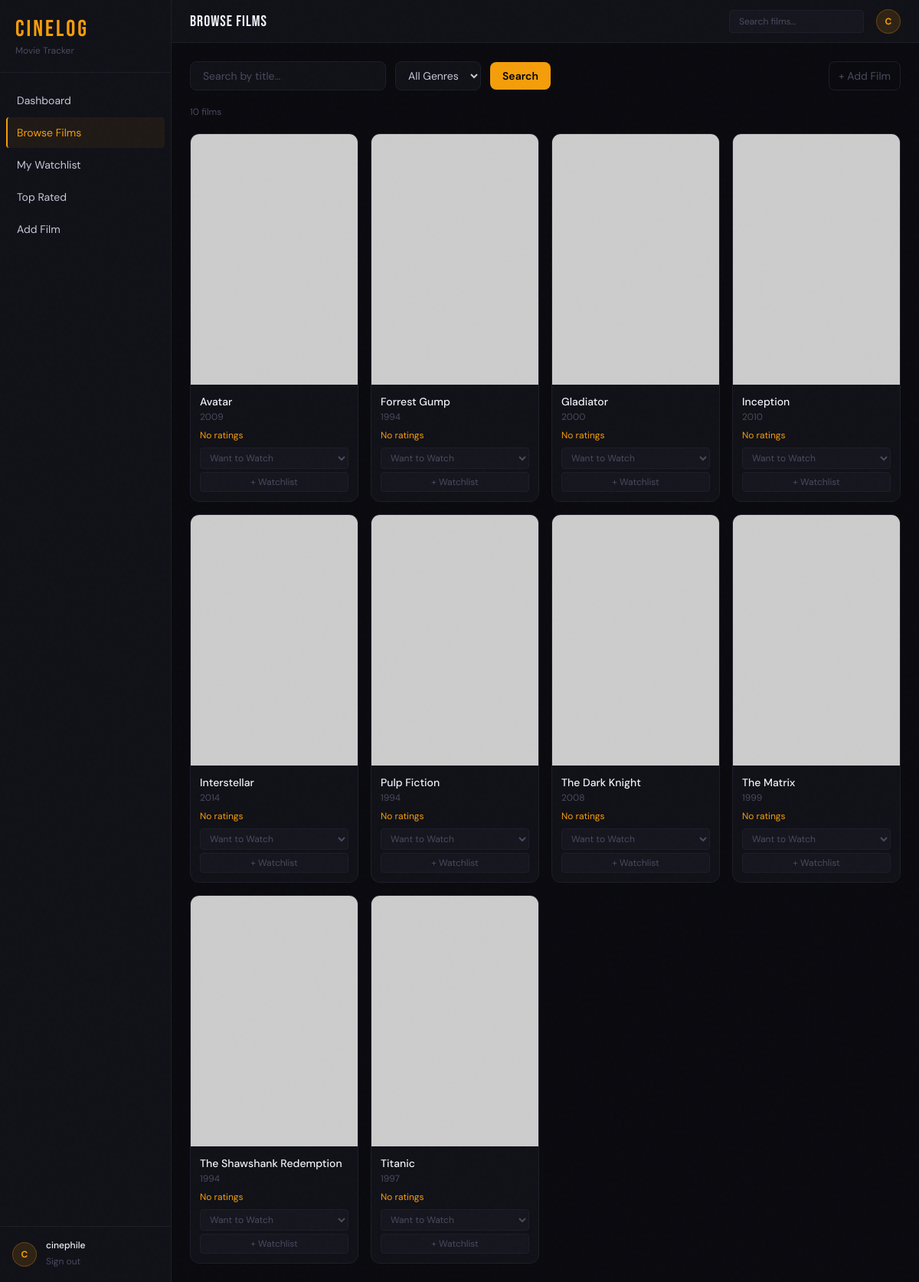
The page /movies.php (signed in) on the database as committed earlier.
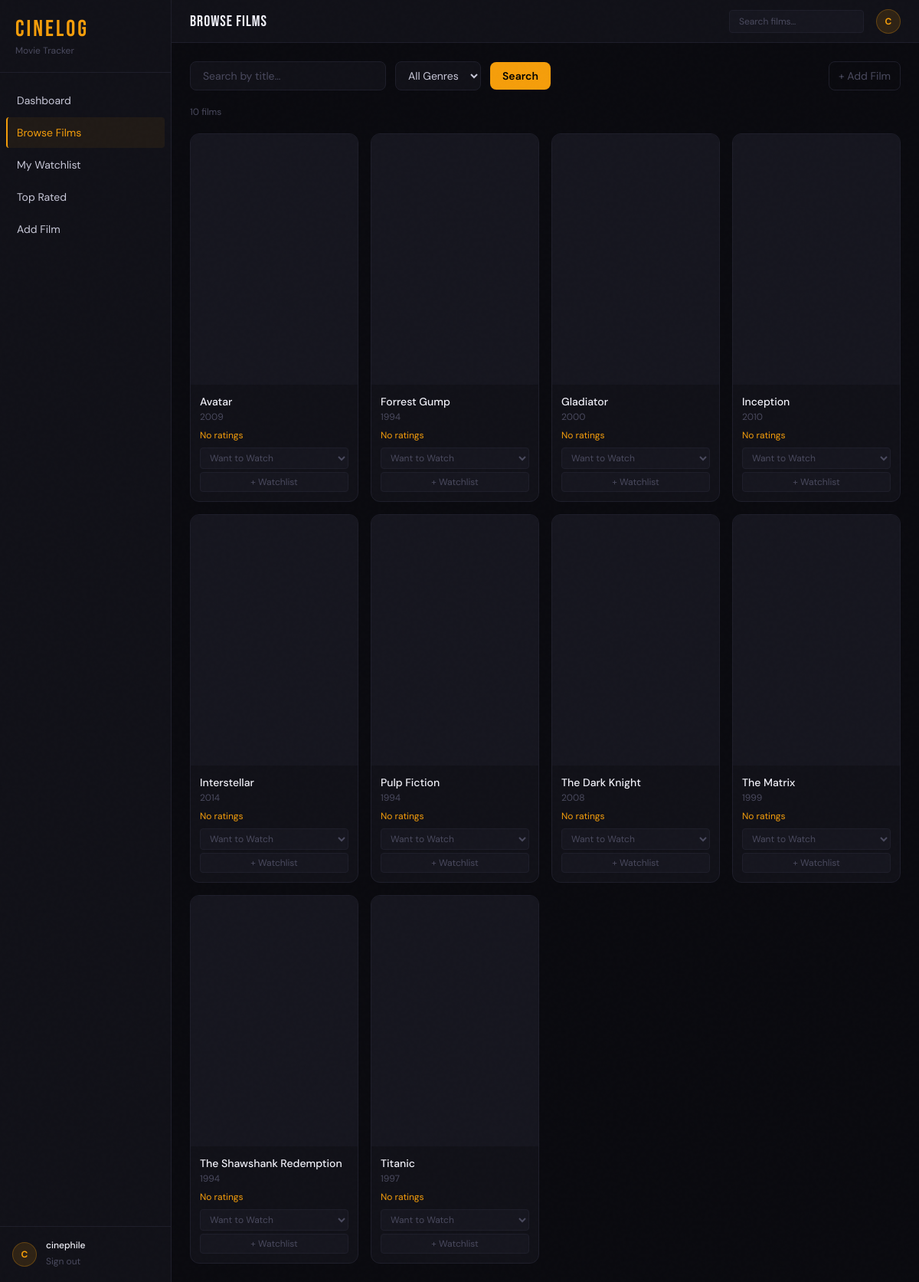
The same page on the database as committed later.
### tables this page shows
CREATE TABLE Movies (
    movie_id        INT AUTO_INCREMENT PRIMARY KEY,
    title           VARCHAR(200) NOT NULL,
    release_year    YEAR,
    duration_mins   INT,
    language        VARCHAR(50),
    poster_url      VARCHAR(500),
    created_at      DATETIME DEFAULT CURRENT_TIMESTAMP
);

### includes/helpers.php (called while the page is built, shortened)
<?php
function is_logged_in(): bool
{
    return !empty($_SESSION['user_id']);
}
function current_user(): array
{
    return [
        'id' => $_SESSION['user_id'] ?? null,
        'username' => $_SESSION['username'] ?? null,
    ];
}

### includes/db.php (called while the page is built, shortened)
<?php
function db_connect()
{
    static $conn = null;
    if ($conn === null) {
        $conn = new mysqli(DB_HOST, DB_USER, DB_PASS, DB_NAME);
        $conn->set_charset('utf8mb4');
    }
    return $conn;
}
function get_param_types(array $params): string
{
    $types = '';
    foreach ($params as $param) {
        if (is_int($param)) {
            $types .= 'i';
        } elseif (is_float($param)) {
            $types .= 'd';
        } else {
            $types .= 's';
        }
    }
    return $types;
}
function ref_values(array &$arr): array
{
    $refs = [];
    foreach ($arr as $key => $value) {
        $refs[$key] = &$arr[$key];
    }
    return $refs;
}
function db_prepare(string $sql, array $params = [])
{
    $conn = db_connect();
    $stmt = $conn->prepare($sql);
    if (!empty($params)) {
        $types = get_param_types($params);
        call_user_func_array([$stmt, 'bind_param'], array_merge([$types], ref_values($params)));
    }
    return $stmt;
}
function db_fetch_all(string $sql, array $params = []): array
{
    $stmt = db_prepare($sql, $params);
    $stmt->execute();
    $result = $stmt->get_result();
    $rows = $result->fetch_all(MYSQLI_ASSOC);
    return $rows ?: [];
}

### movies.php (the view, shortened to what this page needs)
<?php
$q = trim($_GET['q'] ?? '');
$params = [$_SESSION['user_id']];
$sql = "SELECT DISTINCT m.movie_id, m.title, m.release_year, m.duration_mins, m.language, m.poster_url, ROUND(AVG(r.score),1) AS avg_score, COUNT(DISTINCT r.rating_id) AS rating_count, w.status AS my_status FROM Movies m LEFT JOIN Ratings r ON r.movie_id = m.movie_id LEFT JOIN Watchlist w ON w.movie_id = m.movie_id AND w.user_id = ? LEFT JOIN MovieGenres mg ON mg.movie_id = m.movie_id LEFT JOIN Genres g ON g.genre_id = mg.genre_id WHERE 1=1";
$sql .= ' GROUP BY m.movie_id ORDER BY m.title';
$movies = db_fetch_all($sql, $params);
$pageHeading = 'Browse Films';
include __DIR__ . '/partials/header.php';
?>
<div class="space-y-5" x-data="{ addModal: false, selectedMovie: null }">
  <div class="flex items-center gap-3">
    <form method="get" class="flex items-center gap-3 flex-1">
      <input name="q" value="<?= htmlspecialchars($q) ?>" placeholder="Search by title…"
             class="bg-[#111118] border border-[#1e1e2a] rounded-lg px-4 py-2 text-sm text-[#c8c8d8] placeholder-[#4a4a5e] focus:outline-none focus:border-[#f59e0b66] w-64 transition-colors" />
      <select name="genre"
              class="bg-[#111118] border border-[#1e1e2a] rounded-lg px-3 py-2 text-sm text-[#c8c8d8] focus:outline-none focus:border-[#f59e0b66] transition-colors">
        <option value="">All Genres</option>
      </select>
      <button type="submit" class="bg-[#f59e0b] hover:bg-[#d97706] text-black text-sm font-semibold px-4 py-2 rounded-lg transition-colors">Search</button>
    </form>
    <a href="add_movie.php" class="flex items-center gap-2 text-sm text-[#4a4a5e] hover:text-[#f59e0b] transition-colors border border-[#1e1e2a] hover:border-[#f59e0b44] rounded-lg px-3 py-2">+ Add Film</a>
  </div>
  <p class="text-xs text-[#4a4a5e]"><?= count($movies) ?> film<?= count($movies) !== 1 ? 's' : '' ?></p>
  <?php if (count($movies)): ?>
    <div class="grid grid-cols-2 md:grid-cols-3 lg:grid-cols-4 xl:grid-cols-5 gap-4">
      <?php foreach ($movies as $m): ?>
        <div class="poster-hover bg-[#111118] border border-[#1e1e2a] rounded-xl overflow-hidden group">
          <a href="movie.php?id=<?= $m['movie_id'] ?>">
            <div class="aspect-[2/3] bg-[#16161f] flex items-center justify-center overflow-hidden">
              <?php if ($m['poster_url']): ?>
                <img src="<?= htmlspecialchars($m['poster_url']) ?>" alt="<?= htmlspecialchars($m['title']) ?>" class="w-full h-full object-cover" onerror="this.style.display='none'" />
              <?php else: ?>
                <div class="flex flex-col items-center gap-2 text-[#4a4a5e] p-4"><span class="text-4xl">🎬</span><span class="text-xs text-center font-medium"><?= htmlspecialchars(mb_strimwidth($m['title'], 0, 20, '...')) ?></span></div>
              <?php endif; ?>
            </div>
          </a>
          <div class="p-3">
            <a href="movie.php?id=<?= $m['movie_id'] ?>" class="text-sm font-medium text-[#f0f0f8] hover:text-[#f59e0b] transition-colors line-clamp-1 block"><?= htmlspecialchars($m['title']) ?></a>
            <p class="text-xs text-[#4a4a5e] mt-0.5"><?= $m['release_year'] ?: '—' ?></p>
            <div class="flex items-center justify-between mt-2">
              <span class="text-xs text-[#f59e0b]"><?= $m['avg_score'] ? '⭐ ' . htmlspecialchars($m['avg_score']) : 'No ratings' ?></span>
            </div>
            <form action="watchlist_add.php" method="post" class="mt-2">
              <select name="status" class="w-full bg-[#16161f] border border-[#1e1e2a] text-[#4a4a5e] text-xs rounded px-2 py-1 focus:outline-none focus:border-[#f59e0b44] mb-1">
                <option value="want_to_watch">Want to Watch</option>
              </select>
              <button type="submit" class="w-full bg-[#16161f] hover:bg-[#f59e0b22] border border-[#1e1e2a] hover:border-[#f59e0b44] text-[#4a4a5e] hover:text-[#f59e0b] text-xs py-1 rounded transition-colors">+ Watchlist</button>
            </form>
          </div>
        </div>
      <?php endforeach; ?>
    </div>
  <?php endif; ?>
</div>
<?php include __DIR__ . '/partials/footer.php'; ?>

### partials/header.php (shortened to what this page needs)
<?php
$currentPage = basename($_SERVER['PHP_SELF']);
$user = current_user();
?>
<!DOCTYPE html>
<html lang="en" class="h-full">
<head>
  <script src="https://cdn.tailwindcss.com"></script>
</head>
<body class="film-grain bg-[#0a0a0f] text-[#c8c8d8] h-full font-body" x-data="{ sidebarOpen: true }">
<?php if (is_logged_in()): ?>
<div class="flex h-screen overflow-hidden">
  <aside class="w-56 flex-shrink-0 bg-[#111118] border-r border-[#1e1e2a] flex flex-col">
    <div class="px-5 py-5 border-b border-[#1e1e2a]">
      <span class="font-display text-3xl text-[#f59e0b] tracking-widest">CINELOG</span>
      <p class="text-xs text-[#4a4a5e] mt-0.5">Movie Tracker</p>
    </div>
    <nav class="flex-1 px-2 py-4 space-y-0.5">
      <?php $links = [
        ['href' => 'dashboard.php',   'label' => 'Dashboard'],
        ['href' => 'movies.php',      'label' => 'Browse Films'],
        ['href' => 'watchlist.php',   'label' => 'My Watchlist'],
        ['href' => 'leaderboard.php', 'label' => 'Top Rated'],
        ['href' => 'add_movie.php',   'label' => 'Add Film'],
      ]; ?>
      <?php foreach ($links as $link): ?>
        <a href="<?= $link['href'] ?>"
           class="nav-link <?= $currentPage === basename($link['href']) ? 'active' : '' ?> flex items-center gap-3 px-3 py-2.5 rounded text-sm text-[#c8c8d8] hover:text-[#f59e0b] hover:bg-[#f59e0b11] transition-colors border-l-2 border-transparent">
          <?= htmlspecialchars($link['label']) ?>
        </a>
      <?php endforeach; ?>
    </nav>
    <div class="px-4 py-4 border-t border-[#1e1e2a]">
      <div class="flex items-center gap-3">
        <div class="w-8 h-8 rounded-full bg-[#f59e0b22] border border-[#f59e0b44] flex items-center justify-center">
          <span class="text-[#f59e0b] text-xs font-bold"><?= strtoupper(substr($user['username'] ?? 'U', 0, 1)) ?></span>
        </div>
        <div class="flex-1 min-w-0">
          <p class="text-xs font-medium text-[#f0f0f8] truncate"><?= htmlspecialchars($user['username'] ?? '') ?></p>
          <a href="logout.php" class="text-xs text-[#4a4a5e] hover:text-[#f59e0b] transition-colors">Sign out</a>
        </div>
      </div>
    </div>
  </aside>
  <div class="flex-1 flex flex-col min-w-0 overflow-hidden">
    <header class="flex-shrink-0 h-14 bg-[#111118] border-b border-[#1e1e2a] flex items-center justify-between px-6">
      <h1 class="font-display text-xl tracking-wider text-[#f0f0f8]"><?= htmlspecialchars($pageHeading ?? '') ?></h1>
      <div class="flex items-center gap-4">
        <form action="movies.php" method="get" class="flex items-center">
          <input name="q" placeholder="Search films…" class="bg-[#16161f] border border-[#1e1e2a] rounded px-3 py-1.5 text-xs text-[#c8c8d8] placeholder-[#4a4a5e] focus:outline-none focus:border-[#f59e0b44] w-44 transition-colors" />
        </form>
        <div class="w-8 h-8 rounded-full bg-[#f59e0b22] border border-[#f59e0b44] flex items-center justify-center">
          <span class="text-[#f59e0b] text-xs font-bold"><?= strtoupper(substr($user['username'] ?? 'U', 0, 1)) ?></span>
        </div>
      </div>
    </header>
    <main class="flex-1 overflow-y-auto p-6">
<?php endif; ?>

### partials/footer.php (shortened to what this page needs)
    </main>
  </div>
</div>
</body>
</html>

### partials/header.php (style rules this page uses)
body { font-family: 'DM Sans', sans-serif; }
.font-display { font-family: 'Bebas Neue', sans-serif; }
.nav-link.active { color: #f59e0b; border-left: 2px solid #f59e0b; background: #f59e0b11; }
.film-grain::before { content:''; position:fixed; inset:0; pointer-events:none; z-index:999; opacity: 0.4; }
.poster-hover { transition: transform .2s ease, box-shadow .2s ease; }

Rows that differ between the two databases and show on the page:
changed movies "Avatar": poster_url: picture removed
changed movies "Forrest Gump": poster_url: picture removed
changed movies "Gladiator": poster_url: picture removed
changed movies "Inception": poster_url: picture removed
changed movies "Interstellar": poster_url: picture removed
changed movies "Pulp Fiction": poster_url: picture removed
changed movies "The Dark Knight": poster_url: picture removed
changed movies "The Matrix": poster_url: picture removed
changed movies "The Shawshank Redemption": poster_url: picture removed
changed movies "Titanic": poster_url: picture removed
